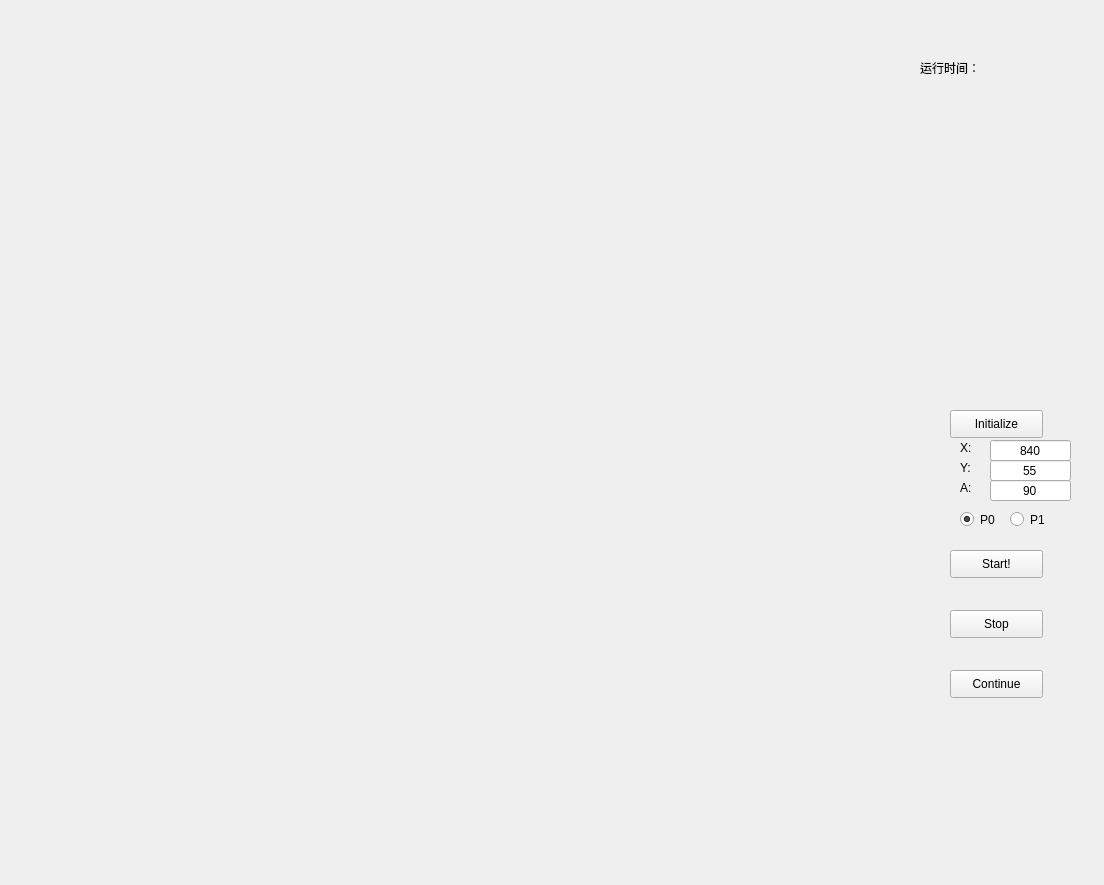
<?xml version="1.0" encoding="UTF-8"?>
<ui version="4.0">
 <class>Widget</class>
 <widget class="QWidget" name="Widget">
  <property name="geometry">
   <rect>
    <x>0</x>
    <y>0</y>
    <width>1104</width>
    <height>885</height>
   </rect>
  </property>
  <property name="windowTitle">
   <string>Widget</string>
  </property>
  <widget class="QWidget" name="mainWindow" native="true">
   <property name="geometry">
    <rect>
     <x>0</x>
     <y>0</y>
     <width>1100</width>
     <height>900</height>
    </rect>
   </property>
   <widget class="QWidget" name="screen" native="true">
    <property name="geometry">
     <rect>
      <x>0</x>
      <y>0</y>
      <width>900</width>
      <height>900</height>
     </rect>
    </property>
   </widget>
   <widget class="QPushButton" name="InitializeButton">
    <property name="geometry">
     <rect>
      <x>950</x>
      <y>410</y>
      <width>93</width>
      <height>28</height>
     </rect>
    </property>
    <property name="text">
     <string>Initialize</string>
    </property>
   </widget>
   <widget class="QPushButton" name="StartButton">
    <property name="geometry">
     <rect>
      <x>950</x>
      <y>550</y>
      <width>93</width>
      <height>28</height>
     </rect>
    </property>
    <property name="text">
     <string>Start!</string>
    </property>
   </widget>
   <widget class="QPushButton" name="StopButton">
    <property name="geometry">
     <rect>
      <x>950</x>
      <y>610</y>
      <width>93</width>
      <height>28</height>
     </rect>
    </property>
    <property name="text">
     <string>Stop</string>
    </property>
   </widget>
   <widget class="QLineEdit" name="PosX">
    <property name="geometry">
     <rect>
      <x>990</x>
      <y>440</y>
      <width>81</width>
      <height>21</height>
     </rect>
    </property>
    <property name="text">
     <string>840</string>
    </property>
    <property name="alignment">
     <set>Qt::AlignCenter</set>
    </property>
   </widget>
   <widget class="QLabel" name="label">
    <property name="geometry">
     <rect>
      <x>960</x>
      <y>440</y>
      <width>31</width>
      <height>16</height>
     </rect>
    </property>
    <property name="text">
     <string>X:</string>
    </property>
   </widget>
   <widget class="QLabel" name="label_2">
    <property name="geometry">
     <rect>
      <x>960</x>
      <y>460</y>
      <width>31</width>
      <height>16</height>
     </rect>
    </property>
    <property name="text">
     <string>Y:</string>
    </property>
   </widget>
   <widget class="QLineEdit" name="PosY">
    <property name="geometry">
     <rect>
      <x>990</x>
      <y>460</y>
      <width>81</width>
      <height>21</height>
     </rect>
    </property>
    <property name="text">
     <string>55</string>
    </property>
    <property name="alignment">
     <set>Qt::AlignCenter</set>
    </property>
   </widget>
   <widget class="QLabel" name="label_3">
    <property name="geometry">
     <rect>
      <x>960</x>
      <y>480</y>
      <width>31</width>
      <height>16</height>
     </rect>
    </property>
    <property name="text">
     <string>A:</string>
    </property>
   </widget>
   <widget class="QLineEdit" name="Degree">
    <property name="geometry">
     <rect>
      <x>990</x>
      <y>480</y>
      <width>81</width>
      <height>21</height>
     </rect>
    </property>
    <property name="text">
     <string>90</string>
    </property>
    <property name="maxLength">
     <number>360</number>
    </property>
    <property name="alignment">
     <set>Qt::AlignCenter</set>
    </property>
   </widget>
   <widget class="QLabel" name="time">
    <property name="geometry">
     <rect>
      <x>1010</x>
      <y>60</y>
      <width>72</width>
      <height>15</height>
     </rect>
    </property>
    <property name="text">
     <string/>
    </property>
   </widget>
   <widget class="QLabel" name="label_4">
    <property name="geometry">
     <rect>
      <x>920</x>
      <y>60</y>
      <width>72</width>
      <height>15</height>
     </rect>
    </property>
    <property name="text">
     <string>运行时间：</string>
    </property>
   </widget>
   <widget class="QPushButton" name="ContinueButton">
    <property name="geometry">
     <rect>
      <x>950</x>
      <y>670</y>
      <width>93</width>
      <height>28</height>
     </rect>
    </property>
    <property name="text">
     <string>Continue</string>
    </property>
   </widget>
   <widget class="QRadioButton" name="P0Selected">
    <property name="geometry">
     <rect>
      <x>960</x>
      <y>510</y>
      <width>51</width>
      <height>19</height>
     </rect>
    </property>
    <property name="text">
     <string>P0</string>
    </property>
    <property name="checked">
     <bool>true</bool>
    </property>
   </widget>
   <widget class="QRadioButton" name="P1Selected">
    <property name="geometry">
     <rect>
      <x>1010</x>
      <y>510</y>
      <width>115</width>
      <height>19</height>
     </rect>
    </property>
    <property name="text">
     <string>P1</string>
    </property>
   </widget>
  </widget>
 </widget>
 <layoutdefault spacing="6" margin="11"/>
 <resources/>
 <connections/>
</ui>
